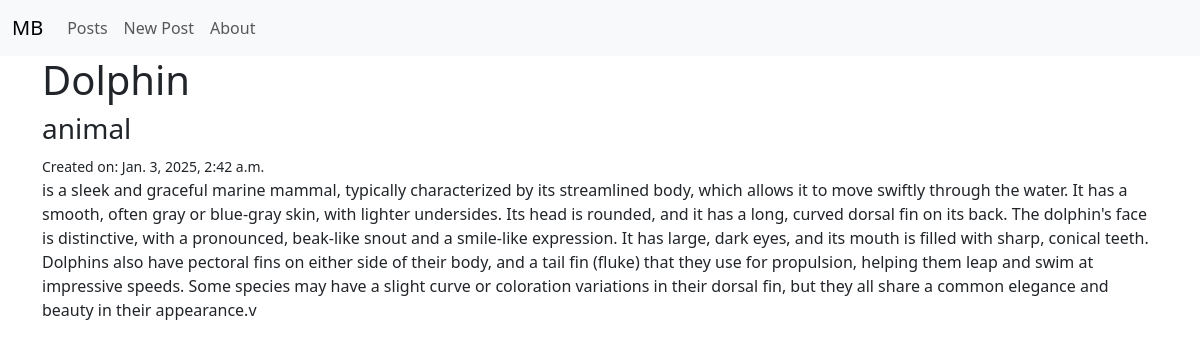
The app's page /posts/1/ with its own data.
### posts/models.py (models this page shows, shortened)
class Post(models.Model):                                    #inheritance
    title = models.CharField(max_length=128)                 #composition
    subtitle = models.CharField(max_length=256)              #composition
    body = models.TextField()                                #composition
    created_on = models.DateTimeField(auto_now_add=True)     #composition

### posts/views.py (the view)
# urls.py: path("<int:pk>/", views.PostDetailView.as_view(), name="detail"),
class PostDetailView(DetailView):
    template_name = "posts/detail.html"
    model = Post

### templates/posts/detail.html (shortened to what this page needs)
{% extends 'base.html' %}
{% block content %}
<h1>{{ post.title }}</h1>
<h3>{{ post.subtitle }}</h3>
<small>Created on: {{ post.created_on }}</small>
<p>{{ post.body}}</p>
  {% endblock content %}

### records on screen
Post: title "Dolphin", subtitle "animal", created_on "Jan. 3, 2025, 2:42 a.m.", body "is a sleek and graceful marine mammal, typically characterized by its streamlined body, which allows it to move swiftly through the water. It has a smooth, often gray or blue-gray skin, with lighter undersides. Its head is rounded, and it has a long, curved dorsal fin on its back. The dolphin's face is distinctive, with a pronounced, beak-like snout and a smile-like expression. It has large, dark eyes, and its mouth is filled with sharp, conical teeth. Dolphins also have pectoral fins on either side of their body, and a tail fin (fluke) that they use for propulsion, helping them leap and swim at impressive speeds. Some species may have a slight curve or coloration variations in their dorsal…"
